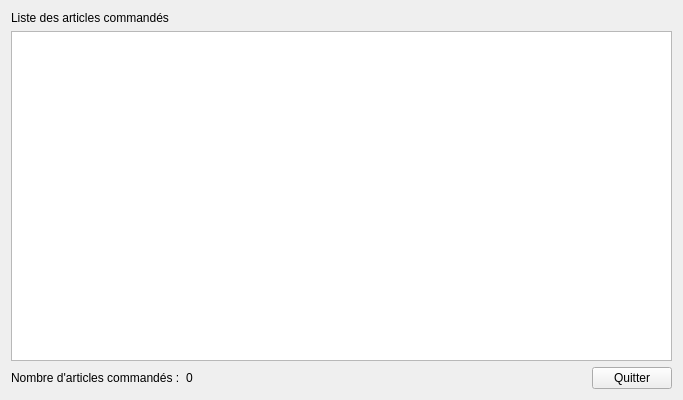
<?xml version="1.0" encoding="UTF-8"?>
<ui version="4.0">
 <class>ArticleCommandListWidget</class>
 <widget class="QWidget" name="ArticleCommandListWidget">
  <property name="geometry">
   <rect>
    <x>0</x>
    <y>0</y>
    <width>683</width>
    <height>400</height>
   </rect>
  </property>
  <property name="windowTitle">
   <string>Form</string>
  </property>
  <layout class="QVBoxLayout" name="verticalLayout_2">
   <item>
    <layout class="QVBoxLayout" name="verticalLayout">
     <item>
      <widget class="QLabel" name="label">
       <property name="text">
        <string>Liste des articles commandés</string>
       </property>
      </widget>
     </item>
     <item>
      <widget class="QTableView" name="tableView"/>
     </item>
     <item>
      <layout class="QHBoxLayout" name="horizontalLayout">
       <item>
        <widget class="QLabel" name="label_3">
         <property name="text">
          <string>Nombre d'articles commandés :</string>
         </property>
        </widget>
       </item>
       <item>
        <widget class="QLabel" name="label_2">
         <property name="text">
          <string>0</string>
         </property>
        </widget>
       </item>
       <item>
        <spacer name="horizontalSpacer">
         <property name="orientation">
          <enum>Qt::Horizontal</enum>
         </property>
         <property name="sizeHint" stdset="0">
          <size>
           <width>40</width>
           <height>20</height>
          </size>
         </property>
        </spacer>
       </item>
       <item>
        <widget class="QPushButton" name="pushButton">
         <property name="text">
          <string>Quitter</string>
         </property>
        </widget>
       </item>
      </layout>
     </item>
    </layout>
   </item>
  </layout>
 </widget>
 <resources/>
 <connections/>
</ui>
